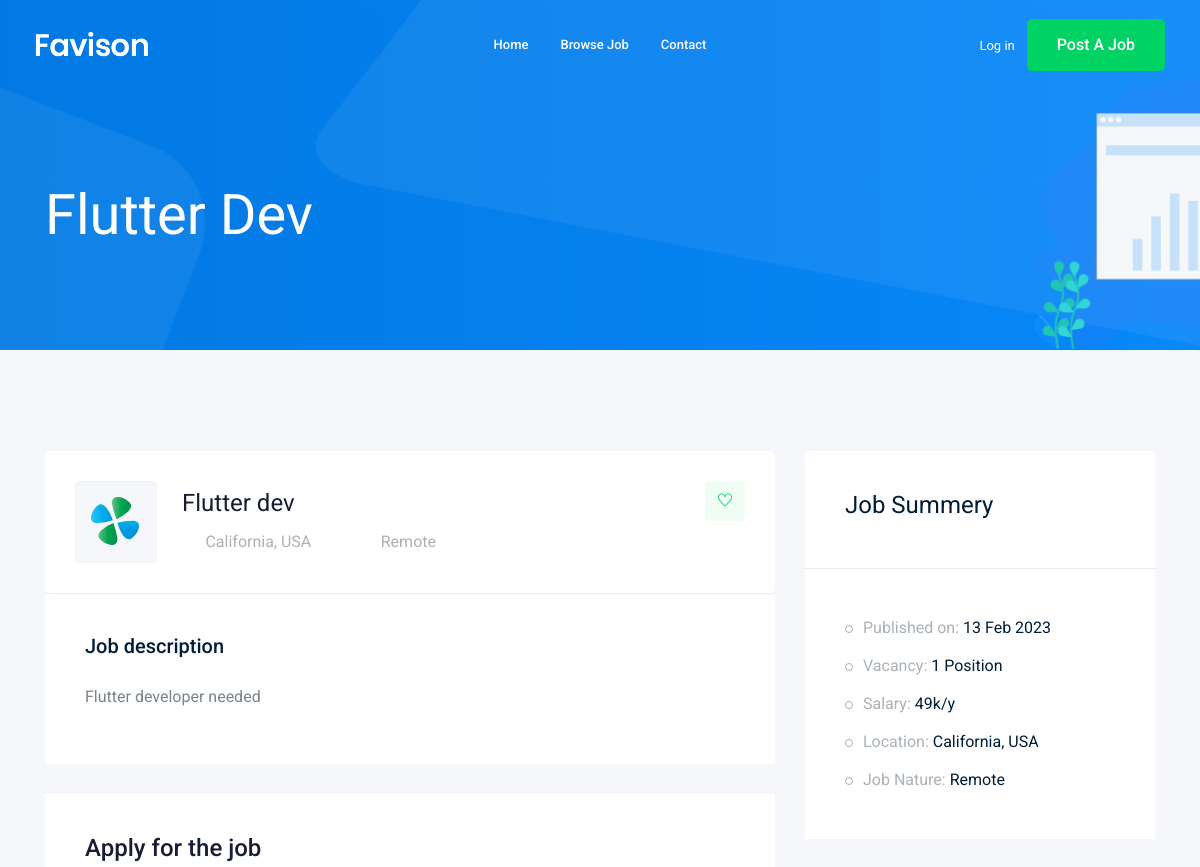
Page /jobs/flutter-dev (upper part) on the earlier database version.
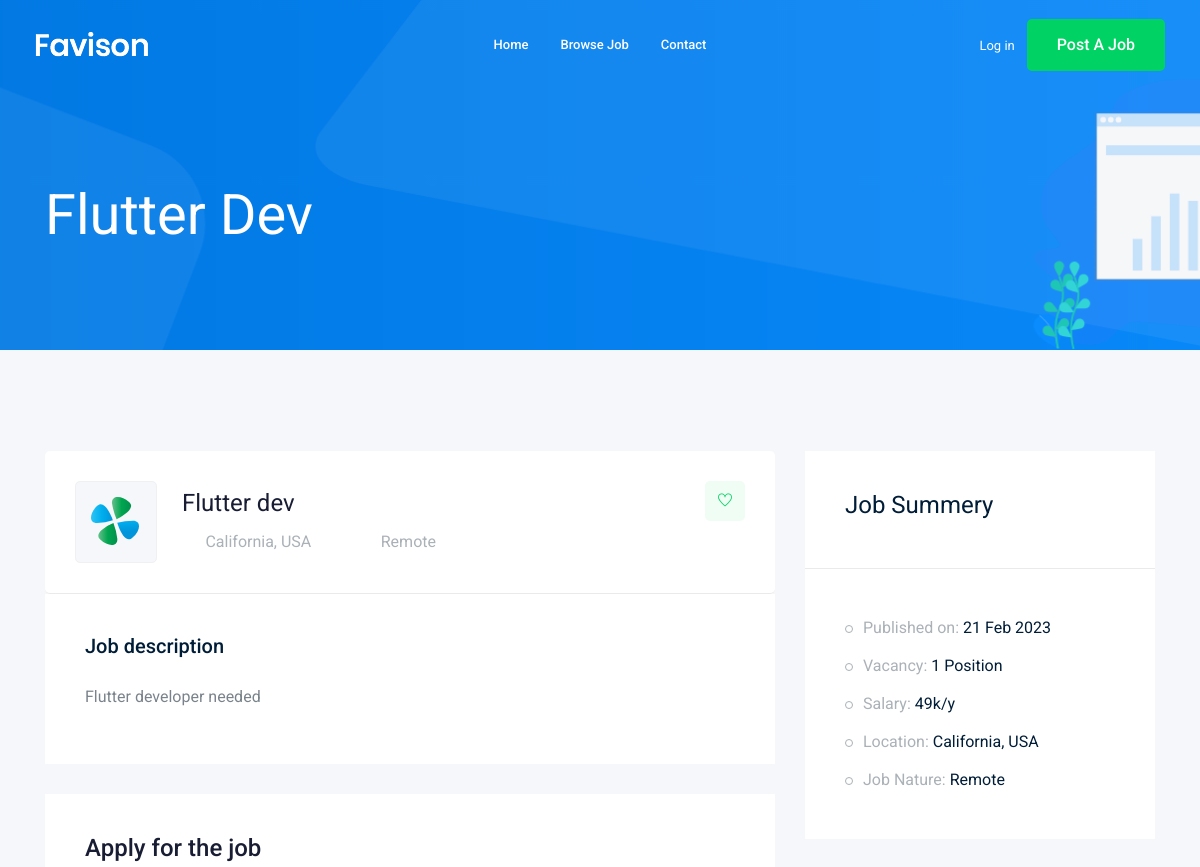
Same page on the later database version.
### job/models.py (models this page shows, shortened)
class Job(models.Model):
    owner = models.ForeignKey(User, related_name="job_owner", on_delete=models.CASCADE)
    title = models.CharField(max_length=100)
    job_type = models.CharField(max_length=20, choices=JOB_TYPE)
    description = models.TextField(max_length=1000)
    published_at = models.DateTimeField(auto_now=True)
    vacancy = models.IntegerField(default=1)
    salary = models.IntegerField(default=0)
    category = models.ForeignKey('Category', on_delete= models.CASCADE)
    experience = models.IntegerField(default=1)
    image = models.ImageField(upload_to=image_upload)
    slug = models.SlugField(blank= True, null= True)
    def __str__(self) -> str:
        return self.title

### job/views.py (the view)
# urls.py: path('<str:slug>', views.job_detail, name='job_detail'),
def job_detail(request, slug):
    job_detail = Job.objects.get(slug = slug)
    if request.method == 'POST':
        form = ApplyForm(request.POST, request.FILES)
        if form.is_valid():
            my_form =form.save(commit=False)
            my_form.job = job_detail
            my_form.save()
    else:
        form = ApplyForm()
    context = {'job_detail': job_detail, 'form1': form}
    return render(request, 'job/job_detail.html', context)

### job/templates/job/job_detail.html (shortened to what this page needs)
{% extends 'base.html' %} {% load bootstrap4 %} {% block body %}
<div class="bradcam_area bradcam_bg_1">
  <div class="container">
    <div class="row">
      <div class="col-xl-12">
        <div class="bradcam_text">
          <h3>{{job_detail}}</h3>
        </div>
      </div>
    </div>
  </div>
</div>
<div class="job_details_area">
  <div class="container">
    <div class="row">
      <div class="col-lg-8">
        <div class="job_details_header">
          <div class="single_jobs white-bg d-flex justify-content-between">
            <div class="jobs_left d-flex align-items-center">
              <div class="thumb">
                <img src="img/svg_icon/1.svg" alt="" />
              </div>
              <div class="jobs_conetent">
                <a href="#"><h4>{{job_detail}}</h4></a>
                <div class="links_locat d-flex align-items-center">
                  <div class="location">
                    <p><i class="fa fa-map-marker"></i> California, USA</p>
                  </div>
                  <div class="location">
                    <p><i class="fa fa-clock-o"></i>{{job_detail.job_type}}</p>
                  </div>
                </div>
              </div>
            </div>
            <div class="jobs_right">
              <div class="apply_now">
                <a class="heart_mark" href="#">
                  <i class="ti-heart"></i>
                </a>
              </div>
            </div>
          </div>
        </div>
        <div class="descript_wrap white-bg">
          <div class="single_wrap">
            <h4>Job description</h4>
            <p>{{job_detail.description}}</p>
          </div>
        </div>
        <div class="apply_job_form white-bg">
          <h4>Apply for the job</h4>
        </div>
      </div>
      <div class="col-lg-4">
        <div class="job_sumary">
          <div class="summery_header">
            <h3>Job Summery</h3>
          </div>
          <div class="job_content">
            <ul>
              <li>
                Published on:
                <span>{{job_detail.published_at|date:'d M o'}}</span>
              </li>
              <li>Vacancy: <span>{{job_detail.vacancy}} Position</span></li>
              <li>Salary: <span>{{job_detail.salary}}k/y</span></li>
              <li>Location: <span>California, USA</span></li>
              <li>Job Nature: <span> {{job_detail.job_type}}</span></li>
            </ul>
          </div>
        </div>
      </div>
    </div>
  </div>
</div>
{% endblock body %}

Differences in the rows shown:
changed Job "Flutter Dev": published_at "13 Feb 2023" → "21 Feb 2023"
